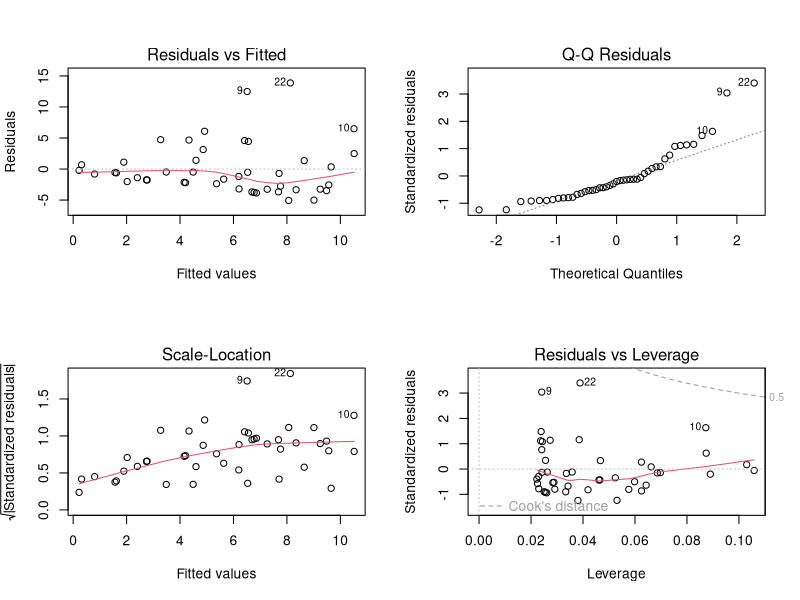
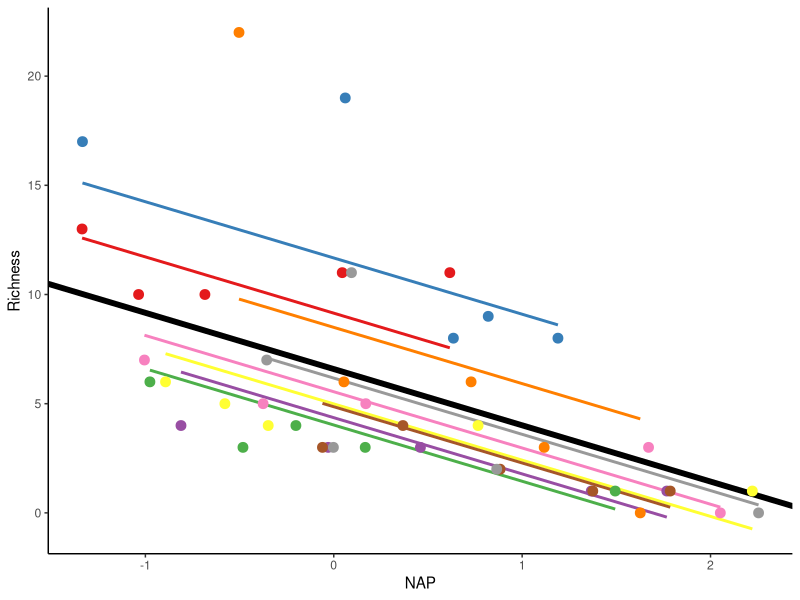
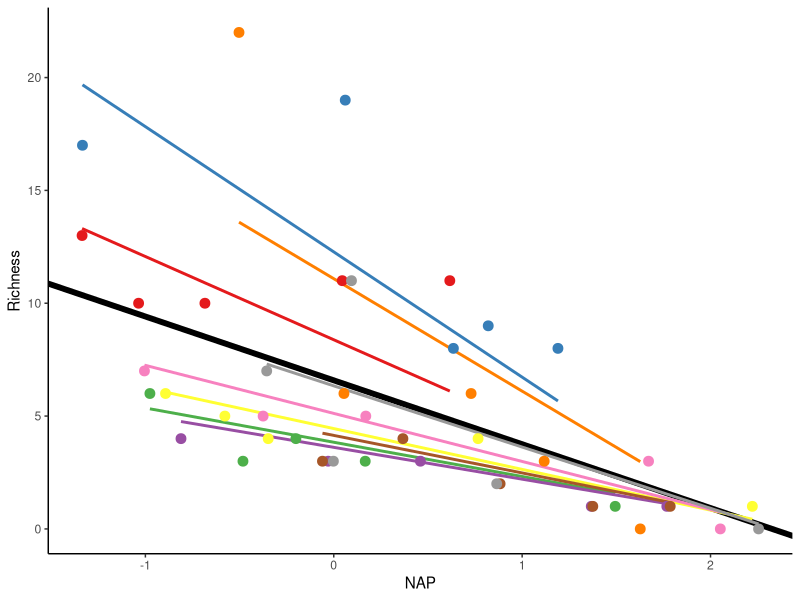
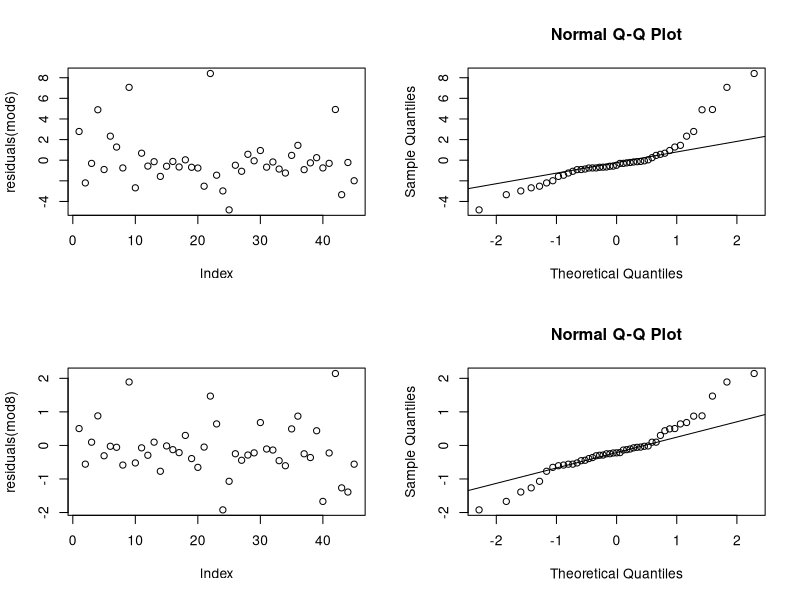

Write the R code that produced these figures, in order.
## ---- chunk 1
knitr::opts_chunk$set(echo = TRUE, cache = TRUE)
#knitr::opts_knit$set(root.dir="C:/Users/dieat/OneDrive/Documents/UNR/nres746/") 
## ---- chunk 2
#_____________________________________#
#     NRES 746, Fall 2021             #
#     Diethelm, McKinnon, Mizell     #
#     University of Nevada, Reno      #
#_____________________________________#


#_____________________________________#
####  Mixed Effects Models  (MEMs) ####
#_____________________________________#

## ---- chunk 3
##load packages
library(lme4) 
library(nlme)
library(glmmTMB)
library(ggplot2)
## ---- chunk 4
##RIKZ dataset

#as described in Zuur et al. (2007) and Zuur et al. (2009)

##download data to follow along:

#rikz_data <- "https://uoftcoders.github.io/rcourse/data/rikz_data.txt"

#download.file(rikz_data, "rikz_data.txt")

rikz_data  <- read.table("rikz_data.txt", header = TRUE, sep="\t")

## ---- chunk 5

rikz_data$Beach <- as.factor(rikz_data$Beach)
str(rikz_data)

##This code is adapted from: https://uoftcoders.github.io/rcourse/lec08-linear-mixed-effects-models.html#accounting_for_non-independence

# Start with a linear model:
lm1 <- lm(Richness~ NAP, data = rikz_data)
summary(lm1)

## ---- chunk 6

# Check model assumptions.
par(mfrow=c(2,2))
plot(lm1)

#The QQ plot looks okay, but first panel suggests that the model assumption for
#homogeneity is violated.

#Here we see an increasing variance in the residuals with increasing fitted
#values.

#For now, we will ignore these violations of the model assumptions to explore
#mixed-effects modelling strategies on untransformed data.

#Furthermore, we also know the observations in these data are not independent.
## ---- chunk 7

lm2 <- lm(Richness ~ NAP + Beach, data = rikz_data)
summary(lm2)

## ---- chunk 8
#Q: What is the influence of NAP on species richness, while accounting for
#variation within beaches?

# Although a Poison might work well here given that richness a count of species,
# we will use a Gaussian distribution to keep things simple

#The (1|Beach) is the random effect term, where the 1 denotes this is a
#random-intercept model and the term on the right of the | is a nominal variable
#(or factor) to be used as the random effect.

#This model is fit using maximum likelihood, rather than restricted maximal
#likelihood by specifying REML = FALSE

#If your data are balanced (i.e., similar sample sizes in each factor group) and
#your random effects are not nested, then you can set REML to FALSE to use
#maximum likelihood.


mem.intercept <- lmer(Richness ~ NAP + (1|Beach), data = rikz_data, REML = FALSE)

summary(mem.intercept)
## ---- chunk 9
# Let's plot the linear model for each beach, with a varying intercept only: 
rikz_data$fit_mem.intercept <- predict(mem.intercept)

ggplot(rikz_data, aes(x = NAP, y = Richness, colour = Beach)) +
    # Add fixed effect regression line (i.e. NAP)
    geom_abline(aes(intercept = `(Intercept)`, slope = NAP),
                size = 2,
                as.data.frame(t(fixef(mem.intercept)))) +
    # Add fitted values (i.e. regression) for each beach
    geom_line(aes(y = fit_mem.intercept), size = 1) +
    geom_point(size = 3) +
    theme_classic() +
    theme(legend.position = "none") +
    scale_colour_brewer(palette="Set1")
## ---- chunk 10

# Random intercept and slope model
mem_intslope <- lmer(Richness ~ NAP + (1 + NAP|Beach), REML = FALSE,
                             data = rikz_data)

summary(mem_intslope)

## ---- chunk 11

# Let's plot the linear model for each beach, with a varying intercept AND slope: 
rikz_data$fit_IntSlope <- predict(mem_intslope)

ggplot(rikz_data, aes(x = NAP, y = Richness, colour = Beach)) +
    geom_abline(aes(intercept = `(Intercept)`, slope = NAP),
                size = 2,
                as.data.frame(t(fixef(mem_intslope)))) +
    geom_line(aes(y = fit_IntSlope), size = 1) +
    geom_point(size = 3) +
    theme_classic() +
    theme(legend.position = "none") +
    scale_colour_brewer(palette="Set1")

## ---- chunk 12

mod1 <- glmmTMB(Richness ~ NAP, data = rikz_data)
mod2 <- glmmTMB(Richness ~ NAP + (1|Beach), data = rikz_data)

#The relative fit of two nested models can be evaluated using a chi-square difference statistic:
anova(mod1, mod2, test="Chisq")
## ---- chunk 13
#First we want to try scaling our numeric predictor to help with convergence
NAP.sc <- scale(rikz_data$NAP, center = TRUE, scale = TRUE)

#this function calculates the mean and standard deviation of the entire vector,
#then scales each element by those values by subtracting the mean and dividing
#by the sd.

#REML=FALSE is particularly important for linear mixed model selection
mod5 <- lmer(Richness ~ NAP.sc  + (1|Beach), REML=FALSE, data = rikz_data)
summary(mod5)
#AIC = 249.8

mod6 <- lmer(Richness ~ NAP.sc + (1 + NAP|Beach), REML=FALSE, data = rikz_data)
summary(mod6)
#AIC = 246.7

anova(mod5, mod6)

## ---- chunk 14
# we still need check model fit
plot(residuals(mod6))
qqnorm(resid(mod6))# QQ-plot
qqline(resid(mod6))

## ---- chunk 15
#REML=FALSE does not work in generalized linear mixed model selection
#glmer() uses Maximum Likelihood (ML) as default rather than Restricted Maximum Likelihood (REML)

mod7 <- glmer(Richness ~ NAP.sc  + (1|Beach), family = poisson, data = rikz_data)
summary(mod7)
#AIC = 220.8

mod8 <- glmer(Richness ~ NAP.sc + (1 + NAP|Beach), family = poisson, data = rikz_data)
summary(mod8)
#AIC = 218.7

anova(mod7, mod8)

## ---- chunk 16
# we still need check model fit
plot(residuals(mod8))
qqnorm(resid(mod8))# QQ-plot
qqline(resid(mod8))
